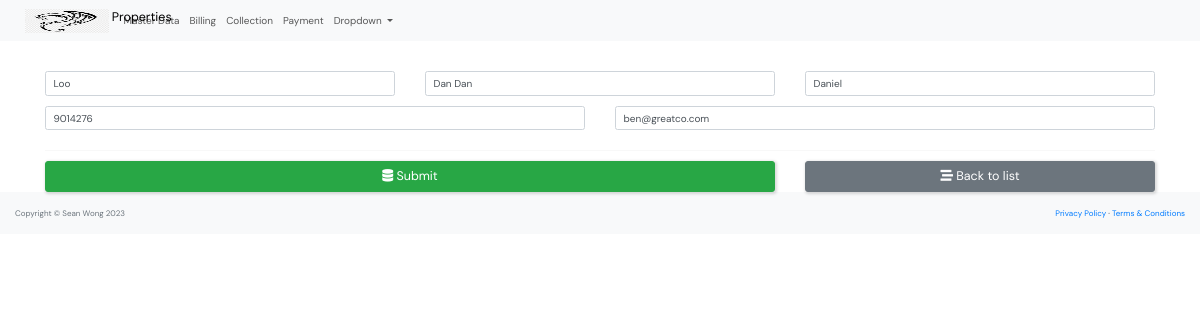
/master_data/owner_update/1/, run on the app's committed database.
### master_data/models.py (models this page shows, shortened)
class Owner(models.Model):
    family_name = models.CharField(max_length=250)
    given_name = models.CharField(max_length=250)
    preferred_name = models.CharField(max_length=250)
    phone = models.CharField(max_length=10)
    email=models.EmailField(
        unique=True,
        error_messages={
            'unique':'Thie email has already ben registered'
        }
        )
    class Meta:
        constraints = [
            models.UniqueConstraint(fields=['given_name', 'family_name'], name='unique_owner'),
        ]

### master_data/views.py (the view, shortened to what this page needs)
# urls.py: path('owner_update/<int:id>/', views.owner_form, name='owner-update'),
def owner_form(request, id=0):
    if request.method == "GET":
        if id == 0:
            form = OwnerForm()
        else:
            owner = Owner.objects.get(pk=id)
            form = OwnerForm(instance=owner)
        return render(request, "master_data/owner_form.html", {'form': form})

### master_data/forms.py
class OwnerForm(ModelForm):
    class Meta:
        model = Owner
        fields =(
            'family_name', 'given_name', 'preferred_name',
            'phone', 'email',
        )
        labels = {
            'family_name': '',
            'given_name': '',
            'preferred_name': '',
            'phone': '',
            'email': '',
        }
        widgets = {
            'family_name': forms.TextInput(attrs={'class':'form-control','placeholder':'Family Name'}),
            'given_name': forms.TextInput(attrs={'class':'form-control','placeholder':'Given Name'}),
            'preferred_name': forms.TextInput(attrs={'class':'form-control','placeholder':'Preferred Name'}),
            'phone': forms.TextInput(attrs={'class':'form-control','placeholder':'Mobile Phone'}),
            'email': forms.EmailInput(attrs={'class':'form-control','placeholder':'Email'}),
        }

### master_data/templates/master_data/owner_form.html (shortened to what this page needs)
{% extends "base.html" %}
{% load crispy_forms_tags %}
{% block content %}
<form action="" method="post" autocomplete="off">
    <br/><br/>
    <div class="container">
        <div class="row">
            <div class="col-md-4">
                {{form.family_name|as_crispy_field}}
            </div>
            <div class="col-md-4">
                {{form.given_name|as_crispy_field}}
            </div>
            <div class="col-md-4">
                {{form.preferred_name|as_crispy_field}}
            </div>
        </div>
        <div class="row">
            <div class="col-md-6">
                {{form.phone|as_crispy_field}}
            </div>
            <div class="col-md-6">
                {{form.email|as_crispy_field}}
            </div>
        </div>
        <hr>
        <div class="row">
            <div class="col-md-8">
                <button type="submit" class="btn btn-success btn-block btn-lg"><i class="fas fa-database"></i>
                    Submit</button>
            </div>
            <div class="col-md-4">
                <a href="{% url 'owner-list' %}" class="btn btn-secondary btn-block btn-lg">
                    <i class="fas fa-stream"></i> Back to list
                </a>
            </div>
        </div>
    </div>
</form>
{% endblock content %}

### static/css/style.css (style rules this page uses)
* { font-family: "DM Sans", -apple-system, BlinkMacSystemFont, "Segoe UI", Roboto, Oxygen, Ubuntu, Cantarell, "Open Sans", "Helvetica Neue", sans-serif; margin: 0; padding: 0; box-sizing: border-box; text-rendering: optimizeLegibility; font-size: inherit; }
html { font-size: 56.25%; }
@media only screen and (min-width: 1200px) { html { font-size: 62.5%; } }
body { line-height: 1.6; font-weight: 400; font-size: 1.5rem; color: var(--color-light-gray); background-color: var(--color-bg); min-height: 100vh; }
a { display: inline-block; color: var(--color-main); text-decoration: none; }
.container { max-width: 120rem; width: 90%; margin: auto; }
.btn { background-color: transparent; border: none; display: inline-flex; align-items: center; gap: 1rem; cursor: pointer; transition: all ease-in-out 0.3s; padding: 1rem 2rem; border-radius: 5px; box-shadow: 1px 1px 3px 1px rgba(0, 0, 0, 0.15); font-weight: 500; }

### data on the page
Owner: family_name "Loo", given_name "Dan Dan", preferred_name "Daniel", phone "9014276", email "ben@greatco.com"
